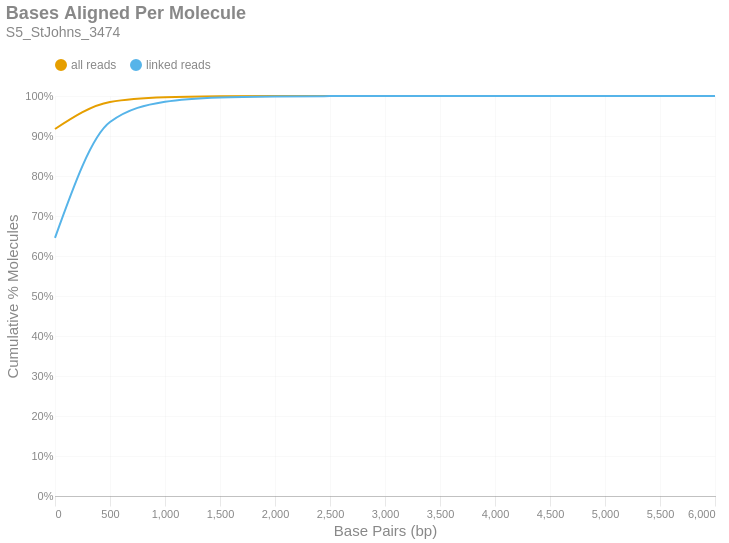

Notebook code cell kept with this figure:
### Markdown cell above
### Bases Aligned Per Molecule
This is a cumulative frequency distribution showing the number of base pairs aligned per unique molecule. These data are shown in 500 bp bins. There are two distributions: one with `all reads` (yellow) and another with only `linked reads` (blue). The percent of molecules in the `linked reads` distribution is relative to the total number of linked molecules.

### Code cell
if SKIPLR:
    print_html(f"Skipped")
else:
    binned_df = consolidated_hist(valids['aligned_bp'], mask, 500, True)
    with SafeRender(binned_df):
        (
            density_plot(binned_df, 'Bases Aligned Per Molecule', samplename, 'basesper')
            .encode(
                x=alt.X('bin:Q', title="Base Pairs (bp)").axis(tickMinStep=500).scale(padding=0),
                y=alt.Y('value:Q', title='Cumulative % Molecules')
                    .axis(format='%')
                    .scale(domain = [0,1])
                    .stack(False),
                color=alt.Color("key:N").scale(domain = ["all reads", "linked reads"]),
                tooltip = [
                    alt.Tooltip("key:N", title = "Data Type"),
                    alt.Tooltip("range_label:N", title="Bases Aligned Per Molecule"),
                    alt.Tooltip("value:Q", format = ".2%", title="% Molecules (Cum.)")
                ]
            )
        ).display()

### Figure 1 — Vega-Lite specification as saved in the notebook (floating-point values rounded to 4 significant figures)
{"width": "container", "height": 400, "config": {"title": {"anchor": "start", "dy": -15, "fontSize": 18, "color": "#888888", "subtitleColor": "#888888", "subtitleFontSize": 14}, "arc": {"fill": "#0072B2"}, "axis": {"domainColor": "#888888", "domainWidth": 0.5, "gridWidth": 0.2, "grid": false, "titleFontWeight": 400, "titleFontSize": 15, "labelFontSize": 11, "labelColor": "#888888", "tickColor": "#888888", "tickWidth": 0.2, "titleColor": "#888888"}, "axisBand": {"grid": false}, "axisX": {"grid": true, "tickSize": 10, "domainCap": "round"}, "axisY": {"domain": false, "grid": true, "tickSize": 0, "domainCap": "round"}, "background": "transparent", "header": {"labelFontSize": 15, "labelColor": "#888888", "titleFontSize": 15, "titleFontWeight": 600, "titleColor": "#888888"}, "legend": {"labelFont": "sans-serif", "labelFontSize": 12, "labelColor": "#888888", "symbolSize": 100, "symbolType": "circle", "titleFontSize": 12, "titlePadding": 10, "titleColor": "#888888", "title": null, "orient": "top"}, "range": {"category": ["#E69F00", "#56B4E9", "#009E73", "#F0E442", "#0072B2", "#D55E00", "#CC79A7", "#000000"], "diverging": ["#cfe8f3", "#a2d4ec", "#73bfe2", "#46abdb", "#1696d2", "#12719e"]}, "area": {"fill": "#0072B2", "fillOpacity": 0.7, "line": true, "strokeOpacity": 0.7}, "line": {"color": "#0072B2", "stroke": "#0072B2", "strokeWidth": 2}, "trail": {"color": "#0072B2", "stroke": "#0072B2", "strokeWidth": 0, "size": 1}, "point": {"filled": true, "fillOpacity": 1.0, "size": 95}, "text": {"color": "#888888", "fontSize": 11, "align": "right", "fontWeight": 400, "size": 11}, "bar": {"fill": "#0072B2", "stroke": null}, "view": {"stroke": null, "continuousWidth": 660, "continuousHeight": 400}}, "data": {"name": "data-e3bfe32f43b6c46550450745dcad1b26"}, "mark": {"type": "line", "interpolate": "monotone", "point": {"opacity": 0, "size": 275}}, "encoding": {"color": {"field": "key", "scale": {"domain": ["all reads", "linked reads"]}, "type": "nominal"}, "tooltip": [{"field": "key", "title": "Data Type", "type": "nominal"}, {"field": "range_label", "title": "Bases Aligned Per Molecule", "type": "nominal"}, {"field": "value", "format": ".2%", "title": "% Molecules (Cum.)", "type": "quantitative"}], "x": {"axis": {"tickMinStep": 500}, "field": "bin", "scale": {"padding": 0}, "title": "Base Pairs (bp)", "type": "quantitative"}, "y": {"axis": {"format": "%"}, "field": "value", "scale": {"domain": [0, 1]}, "stack": false, "title": "Cumulative % Molecules", "type": "quantitative"}}, "params": [{"name": "param_c36ac31b6afebe62", "select": {"type": "point", "fields": ["key"]}, "bind": "legend"}], "title": {"text": "Bases Aligned Per Molecule", "subtitle": "S5_StJohns_3474"}, "transform": [{"fold": ["all reads (cumsum)", "linked reads (cumsum)"]}, {"calculate": "replace(datum.key, ' (cumsum)', '')", "as": "key"}, {"filter": {"param": "param_c36ac31b6afebe62"}}], "usermeta": {"embedOptions": {"downloadFileName": "S5_StJohns_3474.basesper"}}, "$schema": "https://vega.github.io/schema/vega-lite/v6.1.0.json", "datasets": {"data-e3bfe32f43b6c46550450745dcad1b26": [{"bin": "0.0", "interval": "0.0-500.0", "all reads": 0.9174, "linked reads": 0.6454, "all reads (cumsum)": 0.9174, "linked reads (cumsum)": 0.6454, "range_label": "0-499"}, {"bin": "500.0", "interval": "500.0-1000.0", "all reads": 0.06751, "linked reads": 0.2895, "all reads (cumsum)": 0.9849, "linked reads (cumsum)": 0.9349, "range_label": "500-999"}, {"bin": "1000.0", "interval": "1000.0-1500.0", "all reads": 0.01174, "linked reads": 0.05069, "all reads (cumsum)": 0.9967, "linked reads (cumsum)": 0.9856, "range_label": "1000-1499"}, {"bin": "1500.0", "interval": "1500.0-2000.0", "all reads": 0.00251, "linked reads": 0.01085, "all reads (cumsum)": 0.9992, "linked reads (cumsum)": 0.9964, "range_label": "1500-1999"}, {"bin": "2000.0", "interval": "2000.0-2500.0", "all reads": 0.000603, "linked reads": 0.002606, "all reads (cumsum)": 0.9998, "linked reads (cumsum)": 0.999, "range_label": "2000-2499"}, {"bin": "2500.0", "interval": "2500.0-3000.0", "all reads": 0.0001514, "linked reads": 0.0006542, "all reads (cumsum)": 0.9999, "linked reads (cumsum)": 0.9997, "range_label": "2500-2999"}, {"bin": "3000.0", "interval": "3000.0-3500.0", "all reads": 4.259e-05, "linked reads": 0.000184, "all reads (cumsum)": 1.0, "linked reads (cumsum)": 0.9999, "range_label": "3000-3499"}, {"bin": "3500.0", "interval": "3500.0-4000.0", "all reads": 1.68e-05, "linked reads": 7.261e-05, "all reads (cumsum)": 1.0, "linked reads (cumsum)": 1.0, "range_label": "3500-3999"}, {"bin": "4000.0", "interval": "4000.0-4500.0", "all reads": 5.656e-06, "linked reads": 2.444e-05, "all reads (cumsum)": 1.0, "linked reads (cumsum)": 1.0, "range_label": "4000-4499"}, {"bin": "4500.0", "interval": "4500.0-5000.0", "all reads": 1.83e-06, "linked reads": 7.908e-06, "all reads (cumsum)": 1.0, "linked reads (cumsum)": 1.0, "range_label": "4500-4999"}, {"bin": "5000.0", "interval": "5000.0-5500.0", "all reads": 1.664e-06, "linked reads": 7.189e-06, "all reads (cumsum)": 1.0, "linked reads (cumsum)": 1.0, "range_label": "5000-5499"}, {"bin": "5500.0", "interval": "5500.0-6000.0", "all reads": 4.991e-07, "linked reads": 2.157e-06, "all reads (cumsum)": 1.0, "linked reads (cumsum)": 1.0, "range_label": "5500-5999"}, {"bin": "6000.0", "interval": "6000.0-6500.0", "all reads": 4.991e-07, "linked reads": 2.157e-06, "all reads (cumsum)": 1.0, "linked reads (cumsum)": 1.0, "range_label": "6000-6499"}]}}
